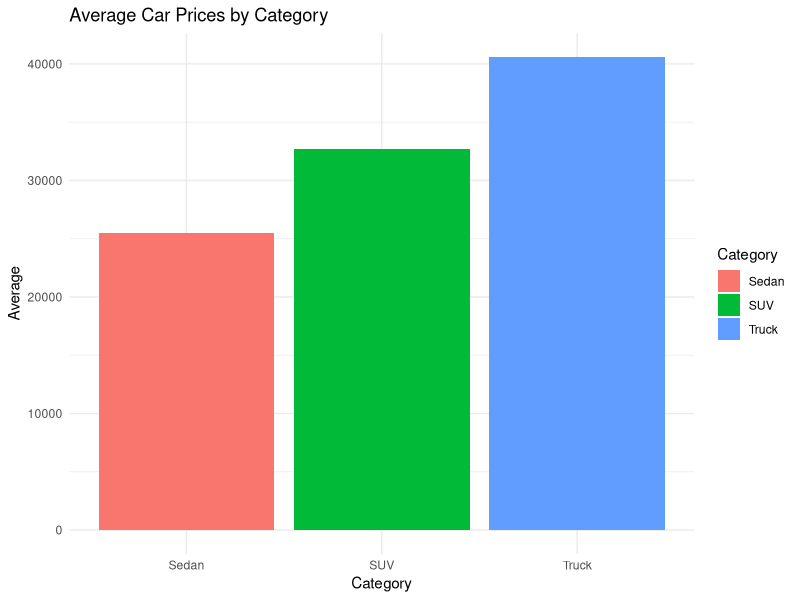
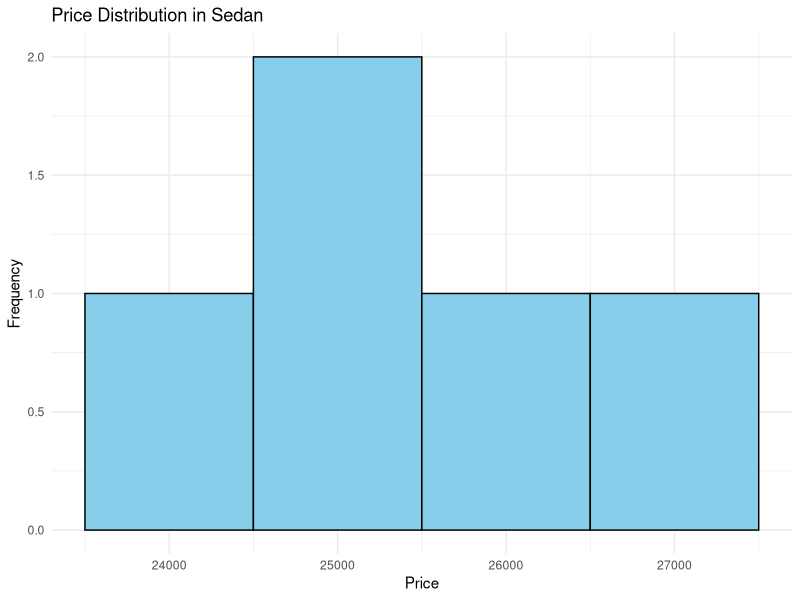
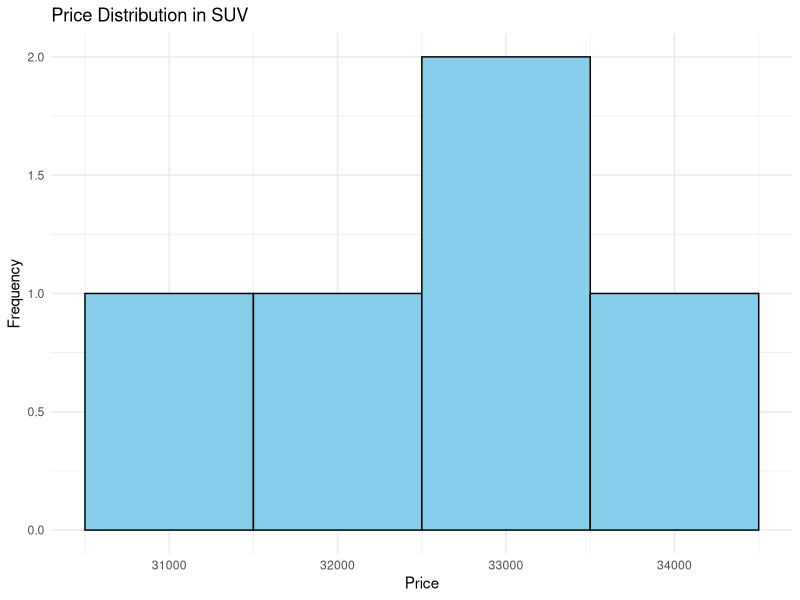
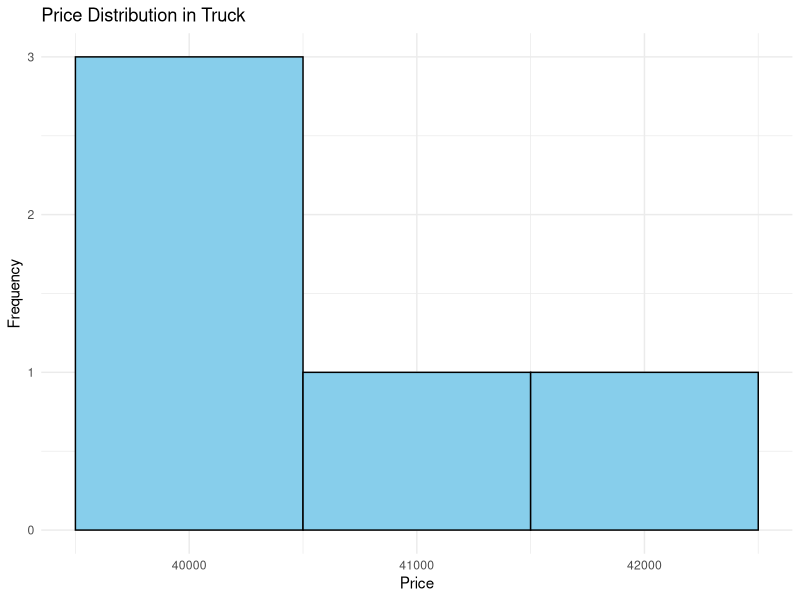
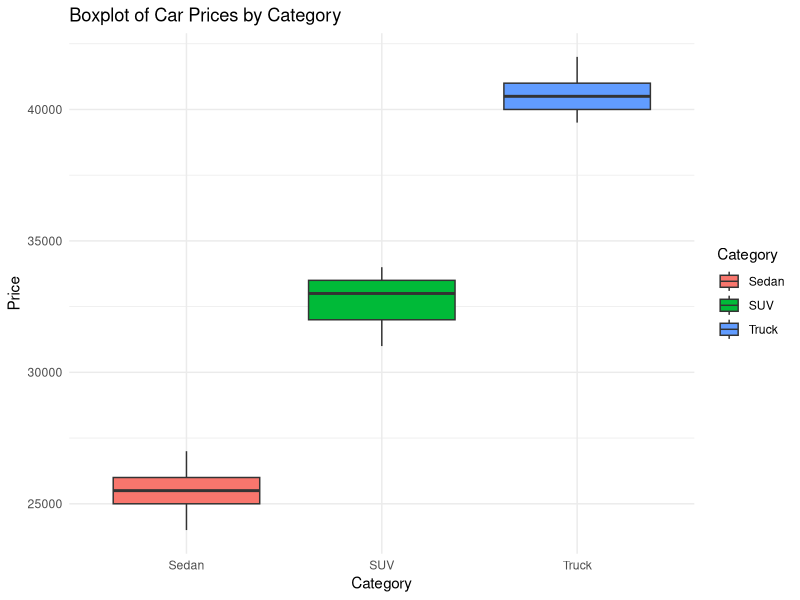

Here is the R script that generated these plots, in order:
# Load libraries
library(ggplot2)
library(dplyr)
library(tidyr)

# Sample data: Car models and prices across three categories
cars <- data.frame(
  Model = c("Model A", "Model B", "Model C", "Model D", "Model E"),
  Sedan = c(25000, 27000, 26000, 24000, 25500),
  SUV = c(32000, 34000, 31000, 33000, 33500),
  Truck = c(40000, 41000, 39500, 42000, 40500)
)

# Summary statistics
summary_stats <- function(category_prices) {
  list(
    Mean = mean(category_prices),
    Median = median(category_prices),
    Std_Dev = sd(category_prices)
  )
}

# Category list
categories <- c("Sedan", "SUV", "Truck")
for (category in categories) {
  cat("\nSummary for", category, ":\n")
  print(summary_stats(cars[[category]]))
}

# Highest & Lowest Prices
for (category in categories) {
  max_price <- max(cars[[category]])
  min_price <- min(cars[[category]])
  highest <- cars$Model[which.max(cars[[category]])]
  lowest <- cars$Model[which.min(cars[[category]])]
  
  cat("\nIn", category, ":\n")
  cat("Highest priced model:", highest, "with", max_price, "\n")
  cat("Lowest priced model:", lowest, "with", min_price, "\n")
}

# Average price bar plot
avg_prices <- colMeans(cars[2:4])
avg_df <- data.frame(Category = names(avg_prices), Average = avg_prices)
bar_plot <- ggplot(avg_df, aes(x = Category, y = Average, fill = Category)) +
  geom_bar(stat = "identity") + theme_minimal() +
  ggtitle("Average Car Prices by Category")
print(bar_plot)

# Histograms for each category
for (category in categories) {
  hist_plot <- ggplot(cars, aes(x = .data[[category]])) +
    geom_histogram(binwidth = 1000, fill = "skyblue", color = "black") +
    theme_minimal() + ggtitle(paste("Price Distribution in", category)) +
    xlab("Price") + ylab("Frequency")
  print(hist_plot)
}

# Box plot
cars_long <- pivot_longer(cars, cols = Sedan:Truck,
                          names_to = "Category", values_to = "Price")
box_plot <- ggplot(cars_long, aes(x = Category, y = Price, fill = Category)) +
  geom_boxplot() + theme_minimal() +
  ggtitle("Boxplot of Car Prices by Category")
print(box_plot)

